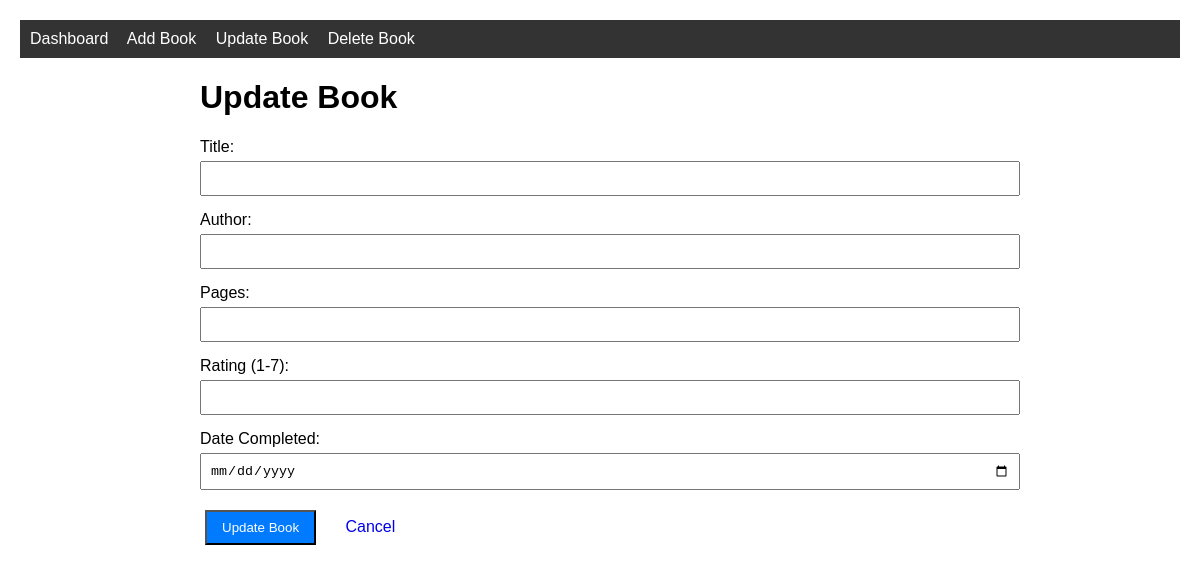
/update/2, run on an earlier commit of the app's database.
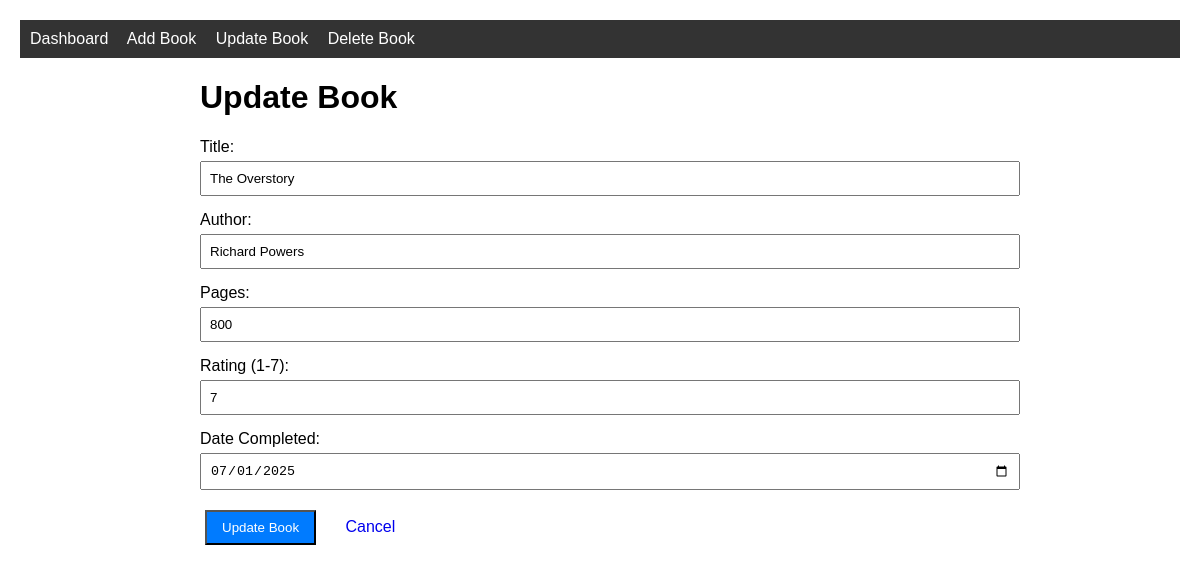
And on a later commit of the database.
### tables this page shows
CREATE TABLE books (
                id INTEGER PRIMARY KEY AUTOINCREMENT,
                title TEXT NOT NULL,
                author TEXT NOT NULL,
                pages INTEGER NOT NULL,
                rating INTEGER NOT NULL,
                date_completed TEXT NOT NULL
            );

### app.py (the view, shortened to what this page needs)
@app.route('/update/<int:book_id>', methods=['GET', 'POST'])
def update_book(book_id):
    with get_db() as connection:
        book = connection.execute('SELECT * FROM books WHERE id = ?', (book_id,)).fetchone()
    return render_template('update_book.html', book=book)

### app.py (called while the page is built)
def get_db():
    connection = sqlite3.connect(DATABASE)
    connection.row_factory = sqlite3.Row
    return connection

### templates/update_book.html
{% extends "base.html" %}
{% block content %}
<h1>Update Book</h1>
<form method="POST">
    <div class="form-group">
        <label for="title">Title:</label>
        <input type="text" id="title" name="title" value="{{ book.title }}" required>
    </div>
    <div class="form-group">
        <label for="author">Author:</label>
        <input type="text" id="author" name="author" value="{{ book.author }}" required>
    </div>
    <div class="form-group">
        <label for="pages">Pages:</label>
        <input type="number" id="pages" name="pages" value="{{ book.pages }}" required>
    </div>
    <div class="form-group">
        <label for="rating">Rating (1-7):</label>
        <input type="number" id="rating" name="rating" value="{{ book.rating }}" min="1" max="7" required>
    </div>
    <div class="form-group">
        <label for="date_completed">Date Completed:</label>
        <input type="date" id="date_completed" name="date_completed" value="{{ book.date_completed }}" required>
    </div>
    <button type="submit" class="btn btn-primary">Update Book</button>
    <a href="{{ url_for('dashboard') }}" class="btn">Cancel</a>
</form>
{% endblock %}

What changed in the data, as far as the page shows it:
added books: title "The Overstory", author "Richard Powers", pages "800", rating "7", date_completed "07/01/2025"
